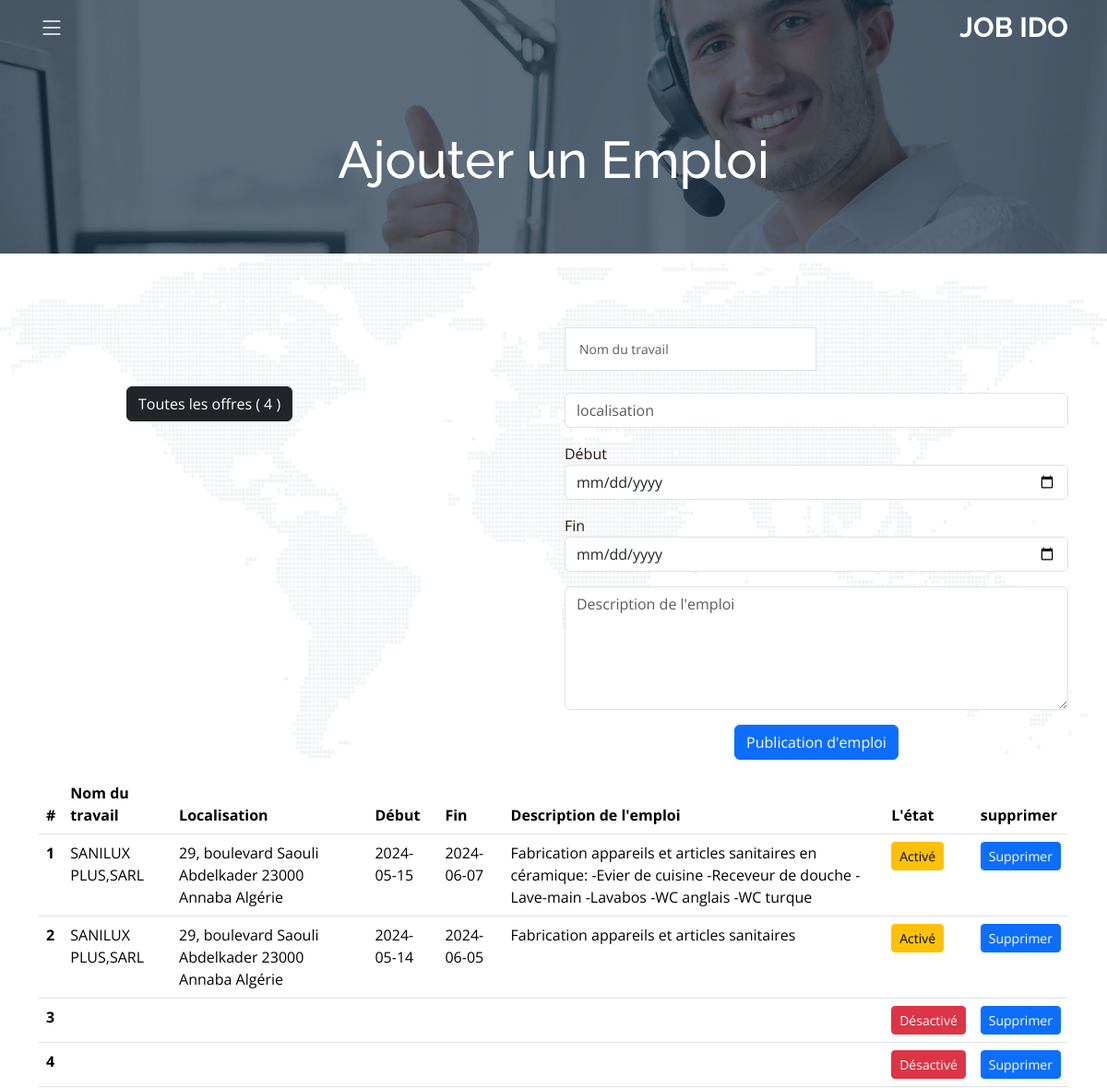
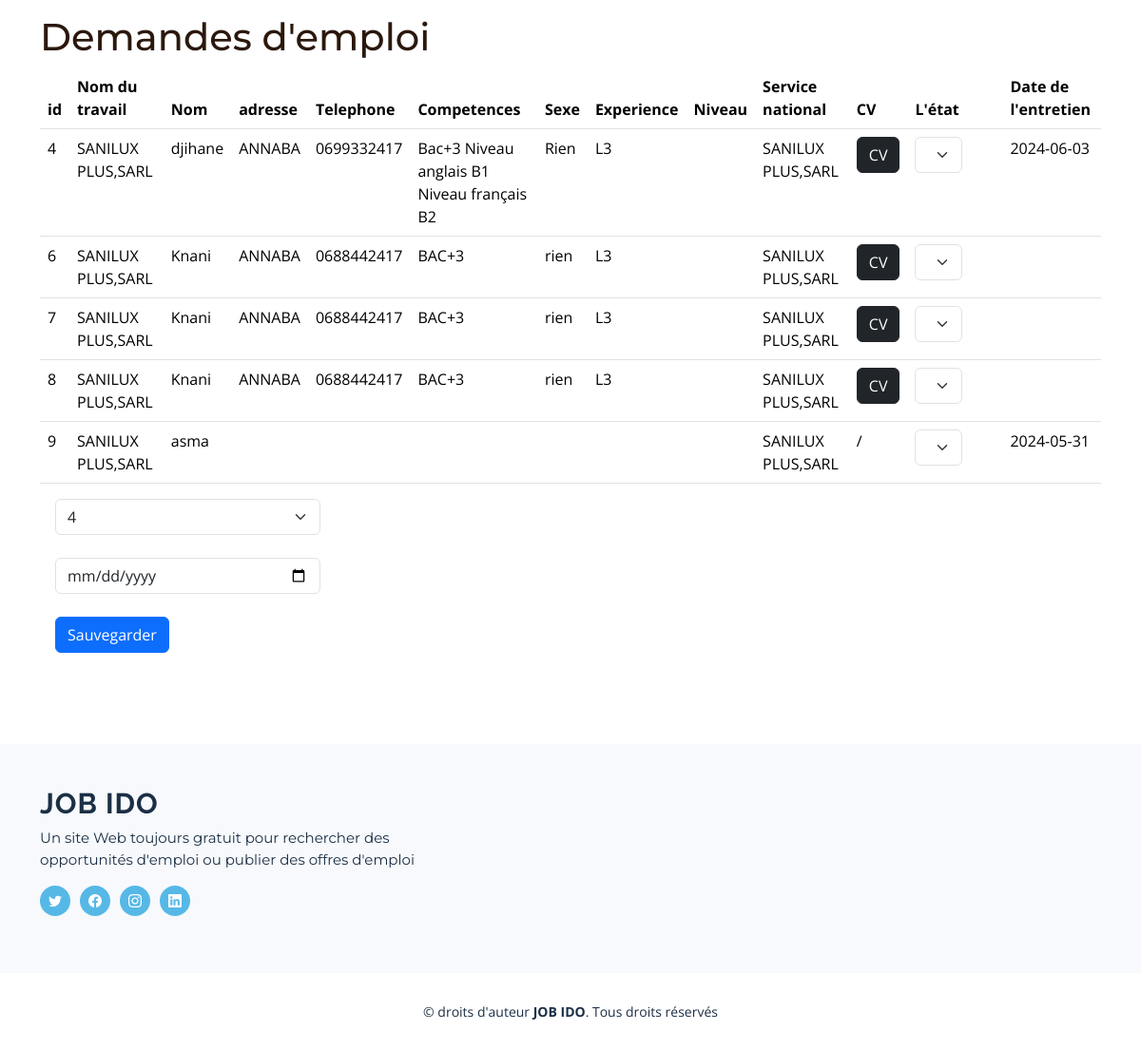
Screenshot of /home_entreprise.php (signed in) with the database file from the repository (2 pictures, top to bottom).
### tables this page shows
CREATE TABLE `offres` (
  `id` int(11) NOT NULL,
  `nom_du_travail` varchar(100) NOT NULL,
  `salaire` int(11) NOT NULL,
  `localisation` varchar(100) NOT NULL,
  `start` varchar(50) NOT NULL,
  `end` varchar(50) NOT NULL,
  `description` text NOT NULL,
  `email` varchar(100) NOT NULL
);

CREATE TABLE `orders` (
  `id` int(11) NOT NULL,
  `email` varchar(100) NOT NULL,
  `id_offer` int(11) NOT NULL,
  `status` int(11) DEFAULT NULL,
  `nom_du_travail` varchar(100) NOT NULL,
  `salaire` int(11) NOT NULL,
  `localisation` varchar(1001) NOT NULL,
  `start` varchar(100) NOT NULL,
  `end` varchar(100) NOT NULL,
  `description` varchar(100) NOT NULL,
  `email_entreprise` varchar(100) NOT NULL,
  `cv` text NOT NULL,
  `date_ent` varchar(255) NOT NULL
);

CREATE TABLE `users` (
  `id` int(11) NOT NULL,
  `name` varchar(100) NOT NULL,
  `email` varchar(100) NOT NULL,
  `password` varchar(100) NOT NULL,
  `adresse` varchar(100) DEFAULT NULL,
  `phone` varchar(100) DEFAULT NULL,
  `competences` text DEFAULT NULL,
  `sexe` varchar(50) DEFAULT NULL,
  `experience` text DEFAULT NULL,
  `cv` text DEFAULT NULL,
  `niveau` varchar(100) DEFAULT NULL,
  `service_national` varchar(100) DEFAULT NULL
);

### home_entreprise.php (the view, shortened to what this page needs)
<?php
include_once "db/conn.php";
?>
<!DOCTYPE html>
<html lang="fr">
<head>
  <link href="assets/vendor/bootstrap/css/bootstrap.min.css" rel="stylesheet">
  <link href="assets/vendor/bootstrap-icons/bootstrap-icons.css" rel="stylesheet">
  <link href="assets/vendor/aos/aos.css" rel="stylesheet">
  <link href="assets/vendor/glightbox/css/glightbox.min.css" rel="stylesheet">
  <link href="assets/vendor/swiper/swiper-bundle.min.css" rel="stylesheet">
  <link href="assets/vendor/remixicon/remixicon.css" rel="stylesheet">
  <link href="assets/css/main.css" rel="stylesheet">
</head>
<body class="page-contact">
  <?php include_once "structure/header.php"; ?>
  <main id="main">
    <div class="breadcrumbs d-flex align-items-center" style="background-image: url('assets/img/contact-header.jpg');">
      <div class="container position-relative d-flex flex-column align-items-center">
        <h2>Ajouter un Emploi</h2>
      </div>
    </div>
    <section id="contact" class="contact">
      <div class="container position-relative" data-aos="fade-up">
        <div class="row gy-4 d-flex justify-content-end">
          <div class="col-lg-5" data-aos="fade-up" data-aos-delay="100">
            <div class="info-item d-flex">
              <br>
            </div>
            <div class="info-item d-flex">
              <button type="button" class="btn btn-dark">Toutes les offres (
                <?php
                $email = $_SESSION['email'];
                $get_count = mysqli_query($conn, "SELECT * FROM `offres` WHERE email = '$email'");
                echo mysqli_num_rows($get_count);
                ?>
                )</button>
            </div>
          </div>
          <div class="col-lg-6" data-aos="fade-up" data-aos-delay="250">
            <div class="row">
              <form action="" method="post" role="form" class="php-email-form">
                <div class="col-md-6 form-group">
                  <input type="text" name="nom_du_travail" class="form-control" id="nom_du_travail" placeholder="Nom du travail" required>
                </div>
            </div>
            <div class="form-group mt-3">
              <input type="text" class="form-control" name="localisation" id="localisation" placeholder="localisation" required>
            </div>
            <div class="form-group mt-3">
              <span>Début</span>
              <input type="date" class="form-control" name="start" id="start" placeholder="start" required>
            </div>
            <div class="form-group mt-3">
              <span>Fin</span>
              <input type="date" class="form-control" name="end" id="end" placeholder="end" required>
            </div>
            <div class="form-group mt-3">
              <textarea class="form-control" name="description" rows="5" placeholder="Description de l'emploi" required></textarea>
            </div>
            <div class="my-3">
              <div class="text-center"><button type="submit" type="submit" class="btn btn-primary">Publication d'emploi</button></div>
            </div>
          </div>
        </div>
        <table class="table">
          <thead>
            <tr>
              <th scope="col">#</th>
              <th scope="col">Nom du travail</th>
              <th scope="col">Localisation</th>
              <th scope="col">Début</th>
              <th scope="col">Fin</th>
              <th scope="col">Description de l'emploi</th>
              <th scope="col">L'état</th>
              <th scope="col">supprimer</th>
            </tr>
          </thead>
          <tbody>
            <?php
            $email = $_SESSION['email'];
            $select = mysqli_query($conn, "SELECT * FROM `offres` WHERE email = '$email'");
            $i = 0;
            while ($row = mysqli_fetch_assoc($select)) : ?>
              <?php $i++; ?>
              <tr>
                <th scope="row"><?= $i; ?></th>
                <td><?= $row['nom_du_travail']; ?></td>
                <td><?= $row['localisation']; ?></td>
                <td><?= $row['start']; ?></td>
                <td><?= $row['end']; ?></td>
                <td><?= $row['description']; ?></td>
                <td>
                  <?php
                  if ($row['end']  >= date("Y-m-d")) { ?>
                    <button type="button" class="btn btn-warning btn-sm">Activé</button>
                  <?php } else { ?>
                    <button type="button" class="btn btn-danger btn-sm">Désactivé</button>
                  <?php } ?>
                </td>
                <td><a class="btn btn-primary btn-sm" href="action/supprimer_offre.php?id=<?= $row['id']; ?>">Supprimer</a></td>
              </tr>
            <?php endwhile; ?>
          </tbody>
        </table>
        <h1 id="end">Demandes d'emploi</h1>
        <table class="table" id="table">
          <thead>
            <tr>
            <th>id</th>
              <th scope="col">Nom du travail</th>
              <th>Nom</th>
              <th>adresse</th>
              <th>Telephone</th>
              <th>Competences</th>
              <th>Sexe</th>
              <th>Experience</th>
              <th>Niveau</th>
              <th>Service national</th>
              <th>CV</th>
              <th scope="col">L'état</th>
              <th>Date de l'entretien</th>
            </tr>
          </thead>
          <tbody>
            <?php
            $email = $_SESSION['email'];
            $sql = "SELECT
            users.name,
            users.adresse,
            users.phone,
            users.competences,
            users.experience,
            users.niveau,
            users.cv,
            users.email,
            users.service_national,
            orders.nom_du_travail,
            orders.cv,
            orders.status,
            orders.date_ent,
            orders.id,
            orders.email_entreprise,
            orders.email
             FROM orders INNER JOIN users WHERE orders.email_entreprise = '$email' AND users.email = orders.email";
            $select = mysqli_query($conn, $sql);
            while ($row = mysqli_fetch_assoc($select)){ ?>
              <tr>
           <td><?= $row['id']; ?></td>
                <td><?= $row['nom_du_travail']; ?></td>
                <td><?= $row['name']; ?></td>
                <td><?= $row['adresse']; ?></td>
                <td><?= $row['phone']; ?></td>
                <td><?= $row['competences']; ?></td>
                <td><?= $row['experience']; ?></td>
                <td><?= $row['niveau']; ?></td>
                <td><?= $row['service_national']; ?></td>
                <td><?= $row['nom_du_travail']; ?></td>
                <td>
               <?php if($row['cv'] != ""){ ?>
                  <a href="cv/<?= $row['cv']; ?>" download="cv/<?= $row['cv']; ?>" class="btn btn-dark">CV</a>
                  <?php } else{ echo "/"; }?>
                </td>
                <td style="width:100px">
                  <select id="select" style="width: 200px;" onchange="Status('<?= $row['id']; ?>')" class="form-select w-50" aria-label="Default select example">
                    <option selected disabled>L'état</option>
                    <option value="1" title="Acceptation" <?php if ($row['status'] == 1) {
                                        echo "selected";
                                      }; ?>>Acceptation</option>
                  </select>
                </td>
                <td>
                  <?= $row['date_ent'] ?>
                </td>
              </tr>
            <?php } ?>
          </tbody>
        </table>
        <div class="w-25 m-3">
<form action="" method="post">
<select name="get_id" class="form-select" aria-label="Default select example">
         <?php
         $select = mysqli_query($conn, "SELECT *  FROM orders WHERE email_entreprise = '$email'");
while ($row = mysqli_fetch_assoc($select)):?>
<option value="<?= $row['id'];?>"><?= $row['id'];?></option>
<?php endwhile ;?>
</select>
          <br>
<input class="form-control" id="date" type="date" name="date">
<br>
<button class="btn btn-primary" name="submit" type="submit">Sauvegarder</button>
</form>
</div>
  </section>
  </main>
  <?php include_once "structure/footer.php"; ?>
</body>
</html>

### assets/css/main.css (style rules this page uses)
:root { --font-default: "Open Sans", system-ui, -apple-system, "Segoe UI", Roboto, "Helvetica Neue", Arial, "Noto Sans", "Liberation Sans", sans-serif, "Apple Color Emoji", "Segoe UI Emoji", "Segoe UI Symbol", "Noto Color Emoji"; --font-primary: "Montserrat", sans-serif; --font-secondary: "Raleway", sans-serif; }
:root { --color-default: #2b180d; --color-primary: #56b8e6; --color-secondary: #1b2f45; }
:root { scroll-behavior: smooth; }
body { font-family: var(--font-default); color: var(--color-default); }
a { color: var(--color-primary); text-decoration: none; transition: 0.3s; }
h1, h2, h3, h4, h5, h6 { font-family: var(--font-primary); }
section { overflow: hidden; padding: 80px 0; }
.breadcrumbs { padding: 140px 0 60px 0; min-height: 30vh; position: relative; background-size: cover; background-position: center; background-repeat: no-repeat; }
.breadcrumbs:before { content: ""; background-color: rgba(27, 47, 69, 0.7); position: absolute; inset: 0; }
.breadcrumbs h2 { font-size: 56px; font-weight: 500; color: #fff; font-family: var(--font-secondary); }
.contact { background: url("../img/contact-bg.png") left top no-repeat; background-size: contain; position: relative; }
.contact:before { content: ""; background: rgba(255, 255, 255, 0.7); position: absolute; bottom: 0; top: 0; left: 0; right: 0; }
.contact .info-item+.info-item { margin-top: 40px; }
.contact .php-email-form { width: 100%; }
.contact .php-email-form .form-group { padding-bottom: 8px; }
.contact .php-email-form input, .contact .php-email-form textarea { border-radius: 0; box-shadow: none; font-size: 14px; padding: 12px 15px; }

### home_entreprise.php (style rules this page uses)
table { overflow-y: auto; }

### rows the page displays
offres: nom_du_travail "SANILUX PLUS,SARL", localisation "29, boulevard Saouli Abdelkader 23000 Annaba Algérie", start "2024-05-15", end "2024-06-07", description "Fabrication appareils et articles sanitaires en céramique: -Evier de cuisine -Receveur de douche -Lave-main -Lavabos -WC anglais -WC turque", shows "Activé"
offres: nom_du_travail "SANILUX PLUS,SARL", localisation "29, boulevard Saouli Abdelkader 23000 Annaba Algérie", start "2024-05-14", end "2024-06-05", description "Fabrication appareils et articles sanitaires", shows "Activé"
offres: end "Désactivé"
offres: end "Désactivé"
orders: id "4", nom_du_travail "SANILUX PLUS,SARL", users.name "djihane", users.adresse "ANNABA", users.phone "0699332417", users.competences "Bac+3 Niveau anglais B1 Niveau français B2", users.experience "Rien", users.niveau "L3", status+id "Acceptation", date_ent "2024-06-03"
orders: id "6", nom_du_travail "SANILUX PLUS,SARL", users.name "Knani", users.adresse "ANNABA", users.phone "0688442417", users.competences "BAC+3", users.experience "rien", users.niveau "L3"
orders: id "7", nom_du_travail "SANILUX PLUS,SARL", users.name "Knani", users.adresse "ANNABA", users.phone "0688442417", users.competences "BAC+3", users.experience "rien", users.niveau "L3"
orders: id "8", nom_du_travail "SANILUX PLUS,SARL", users.name "Knani", users.adresse "ANNABA", users.phone "0688442417", users.competences "BAC+3", users.experience "rien", users.niveau "L3"
orders: id "9", nom_du_travail "SANILUX PLUS,SARL", users.name "asma", status+id "Acceptation", date_ent "2024-05-31"

### other values shown
mysqli_num_rows($get_count) "4"
form field get_id "4"
